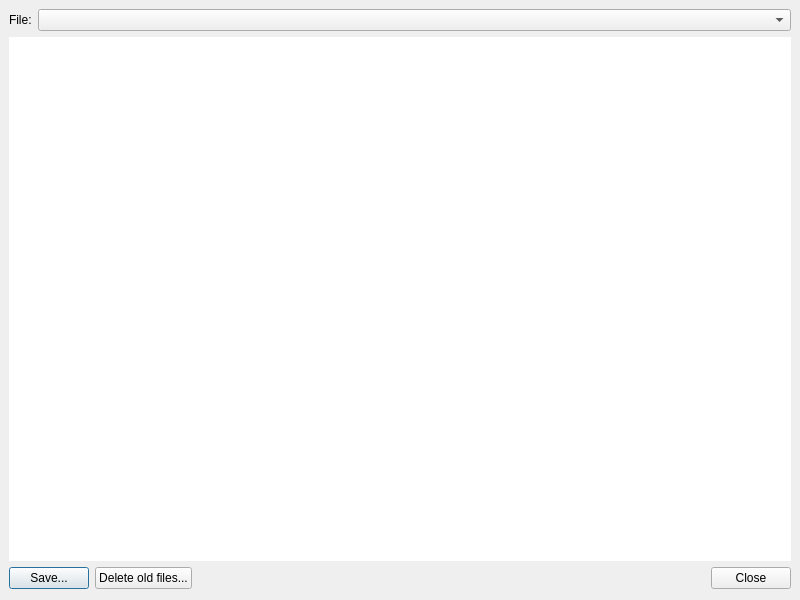
<?xml version="1.0" encoding="UTF-8"?>
<ui version="4.0">
 <class>LogFilesDialog</class>
 <widget class="QDialog" name="LogFilesDialog">
  <property name="geometry">
   <rect>
    <x>0</x>
    <y>0</y>
    <width>800</width>
    <height>600</height>
   </rect>
  </property>
  <property name="windowTitle">
   <string>Log files</string>
  </property>
  <layout class="QVBoxLayout" name="verticalLayout">
   <property name="leftMargin">
    <number>9</number>
   </property>
   <property name="topMargin">
    <number>9</number>
   </property>
   <property name="rightMargin">
    <number>9</number>
   </property>
   <item>
    <widget class="QWidget" name="widget" native="true">
     <layout class="QVBoxLayout" name="verticalLayout_3">
      <property name="leftMargin">
       <number>0</number>
      </property>
      <property name="topMargin">
       <number>0</number>
      </property>
      <property name="rightMargin">
       <number>0</number>
      </property>
      <property name="bottomMargin">
       <number>0</number>
      </property>
      <item>
       <layout class="QHBoxLayout" name="logFilesLayout">
        <item>
         <widget class="QLabel" name="logFilesLabel">
          <property name="text">
           <string>File:</string>
          </property>
         </widget>
        </item>
        <item>
         <widget class="QComboBox" name="logFilesComboBox">
          <property name="sizePolicy">
           <sizepolicy hsizetype="Preferred" vsizetype="Fixed">
            <horstretch>1</horstretch>
            <verstretch>0</verstretch>
           </sizepolicy>
          </property>
         </widget>
        </item>
       </layout>
      </item>
     </layout>
    </widget>
   </item>
   <item>
    <widget class="QPlainTextEdit" name="plainTextEdit">
     <property name="frameShape">
      <enum>QFrame::NoFrame</enum>
     </property>
     <property name="lineWrapMode">
      <enum>QPlainTextEdit::NoWrap</enum>
     </property>
     <property name="readOnly">
      <bool>true</bool>
     </property>
    </widget>
   </item>
   <item>
    <layout class="QHBoxLayout" name="horizontalLayout">
     <item>
      <widget class="QPushButton" name="saveButton">
       <property name="text">
        <string>Save...</string>
       </property>
      </widget>
     </item>
     <item>
      <widget class="QPushButton" name="deleteButton">
       <property name="text">
        <string>Delete old files...</string>
       </property>
      </widget>
     </item>
     <item>
      <spacer name="horizontalSpacer">
       <property name="orientation">
        <enum>Qt::Horizontal</enum>
       </property>
       <property name="sizeHint" stdset="0">
        <size>
         <width>40</width>
         <height>20</height>
        </size>
       </property>
      </spacer>
     </item>
     <item>
      <widget class="QPushButton" name="closeButton">
       <property name="text">
        <string>Close</string>
       </property>
      </widget>
     </item>
    </layout>
   </item>
  </layout>
 </widget>
 <resources/>
 <connections/>
</ui>
